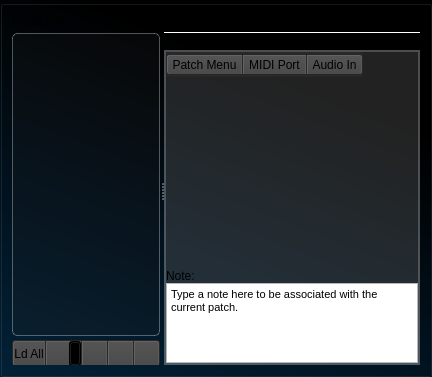
        <widget class="QWidget" name="PatchPage">
         <layout class="QGridLayout" name="gridLayout_9">
          <property name="leftMargin">
           <number>0</number>
          </property>
          <property name="topMargin">
           <number>0</number>
          </property>
          <property name="rightMargin">
           <number>0</number>
          </property>
          <property name="bottomMargin">
           <number>0</number>
          </property>
          <item row="0" column="0">
           <widget class="QGroupBox" name="groupBox_2">
            <property name="styleSheet">
             <string notr="true">QGroupBox{
	
	margin-top: 0ex;


	background-color: rgb(4, 59, 93);
	
	
	background-color: qlineargradient(spread:pad, x1:0, y1:1, x2:0.403, y2:0.0965909, stop:0 rgba(2, 33, 56, 255), stop:1 rgba(0, 0, 0, 255));
	
	
	border-top-color: qlineargradient(spread:pad, x1:1, y1:0, x2:0, y2:0, stop:0 rgba(70, 70, 70, 255), stop:1 rgba(59, 59, 59, 255));
	border-left-color: qlineargradient(spread:pad, x1:0, y1:1, x2:0, y2:0, stop:0 rgba(70, 70, 70, 255), stop:1 rgba(59, 59, 59, 255));
border-right-color: qlineargradient(spread:pad, x1:0, y1:1, x2:0, y2:0, stop:0 rgba(120, 120, 120, 255), stop:1 rgba(70, 70, 70, 255));
border-bottom-color: qlineargradient(spread:pad, x1:1, y1:0, x2:0, y2:0, stop:0 rgba(120, 120, 120, 255), stop:1 rgba(70, 70, 70, 255));
}</string>
            </property>
            <property name="title">
             <string/>
            </property>
            <layout class="QGridLayout" name="gridLayout_5">
             <item row="0" column="0">
              <widget class="QSplitter" name="splitter">
               <property name="orientation">
                <enum>Qt::Horizontal</enum>
               </property>
               <widget class="QWidget" name="layoutWidget">
                <layout class="QVBoxLayout" name="verticalLayout_2">
                 <property name="spacing">
                  <number>4</number>
                 </property>
                 <item>
                  <widget class="QLabel" name="label_PatchList">
                   <property name="text">
                    <string>Patch List</string>
                   </property>
                  </widget>
                 </item>
                 <item>
                  <widget class="QListWidget" name="listWidget_Patches">
                   <property name="sizePolicy">
                    <sizepolicy hsizetype="Preferred" vsizetype="Expanding">
                     <horstretch>0</horstretch>
                     <verstretch>0</verstretch>
                    </sizepolicy>
                   </property>
                   <property name="minimumSize">
                    <size>
                     <width>0</width>
                     <height>0</height>
                    </size>
                   </property>
                   <property name="baseSize">
                    <size>
                     <width>0</width>
                     <height>0</height>
                    </size>
                   </property>
                   <property name="styleSheet">
                    <string notr="true">QListView{
	background-color: rgba(38, 38, 38,50);
	border: 1px solid rgba(255, 255, 255,80);
	border-radius: 5px;
}</string>
                   </property>
                   <property name="dragEnabled">
                    <bool>false</bool>
                   </property>
                   <property name="dragDropMode">
                    <enum>QAbstractItemView::NoDragDrop</enum>
                   </property>
                  </widget>
                 </item>
                 <item>
                  <widget class="QFrame" name="frame_PatchListButtons">
                   <property name="sizePolicy">
                    <sizepolicy hsizetype="Maximum" vsizetype="Preferred">
                     <horstretch>0</horstretch>
                     <verstretch>0</verstretch>
                    </sizepolicy>
                   </property>
                   <property name="minimumSize">
                    <size>
                     <width>0</width>
                     <height>25</height>
                    </size>
                   </property>
                   <property name="maximumSize">
                    <size>
                     <width>16777215</width>
                     <height>25</height>
                    </size>
                   </property>
                   <property name="styleSheet">
                    <string notr="true">QFrame{
	background: rgb(40,40,40);
    padding: 1px;
	border-radius: 3px;
}

/* PUSH BUTTONS */

QPushButton{
	border-top: 1px solid rgb(100,100,100);
    border-left: 1px solid rgb(100,100,100);
    border-right: 1px solid rgb(90,90,90);
    border-bottom: 1px solid rgb(75,75,75);
	
	background-color: qlineargradient(spread:pad, x1:0, y1:1, x2:0, y2:0, stop:0 rgba(75, 75, 75, 255), stop:1 rgba(85,85,85, 255));

	border-radius: 2px;
}

QPushButton:hover{
	border-top: 1px solid rgb(100,100,100);
    border-left: 1px solid rgb(100,100,100);
    border-right: 1px solid rgb(90,90,90);
    border-bottom: 1px solid rgb(75,75,75);
	
	background-color: qlineargradient(spread:pad, x1:0, y1:1, x2:0, y2:0, stop:0 rgba(85,85,85, 255), stop:1 rgba(100,100,100, 255));

	border-radius: 2px;
}

QPushButton:pressed{
	border-top: 1px solid rgb(100,100,100);
    border-left: 1px solid rgb(100,100,100);
    border-right: 1px solid rgb(90,90,90);
    border-bottom: 1px solid rgb(75,75,75);
	
	background-color: qlineargradient(spread:pad, x1:0, y1:1, x2:0, y2:0, stop:0 rgba(50,50,50, 255), stop:1 rgba(65,65,65, 255));

	border-radius: 2px;
}

/* TOOL BUTTONS */

QToolButton{
	border-top: 1px solid rgb(100,100,100);
    border-left: 1px solid rgb(100,100,100);
    border-right: 1px solid rgb(90,90,90);
    border-bottom: 1px solid rgb(75,75,75);
	
	background-color: qlineargradient(spread:pad, x1:0, y1:1, x2:0, y2:0, stop:0 rgba(75, 75, 75, 255), stop:1 rgba(85,85,85, 255));

	border-radius: 2px;
}

QToolButton:hover{
	border-top: 1px solid rgb(100,100,100);
    border-left: 1px solid rgb(100,100,100);
    border-right: 1px solid rgb(90,90,90);
    border-bottom: 1px solid rgb(75,75,75);
	
	background-color: qlineargradient(spread:pad, x1:0, y1:1, x2:0, y2:0, stop:0 rgba(85,85,85, 255), stop:1 rgba(100,100,100, 255));

	border-radius: 2px;
}

QToolButton:pressed{
	border-top: 1px solid rgb(100,100,100);
    border-left: 1px solid rgb(100,100,100);
    border-right: 1px solid rgb(90,90,90);
    border-bottom: 1px solid rgb(75,75,75);
	
	background-color: qlineargradient(spread:pad, x1:0, y1:1, x2:0, y2:0, stop:0 rgba(50,50,50, 255), stop:1 rgba(65,65,65, 255));

	border-radius: 2px;
}</string>
                   </property>
                   <property name="frameShape">
                    <enum>QFrame::StyledPanel</enum>
                   </property>
                   <property name="frameShadow">
                    <enum>QFrame::Raised</enum>
                   </property>
                   <layout class="QGridLayout" name="gridLayout_23">
                    <property name="leftMargin">
                     <number>0</number>
                    </property>
                    <property name="topMargin">
                     <number>0</number>
                    </property>
                    <property name="rightMargin">
                     <number>0</number>
                    </property>
                    <property name="bottomMargin">
                     <number>0</number>
                    </property>
                    <property name="spacing">
                     <number>1</number>
                    </property>
                    <item row="0" column="4">
                     <widget class="QPushButton" name="pushButton_RemovePatch">
                      <property name="minimumSize">
                       <size>
                        <width>25</width>
                        <height>25</height>
                       </size>
                      </property>
                      <property name="maximumSize">
                       <size>
                        <width>25</width>
                        <height>25</height>
                       </size>
                      </property>
                      <property name="toolTip">
                       <string>Remove selected patch</string>
                      </property>
                      <property name="styleSheet">
                       <string notr="true">border-top-left-radius: 0;
border-bottom-left-radius: 0;</string>
                      </property>
                      <property name="text">
                       <string/>
                      </property>
                      <property name="icon">
                       <iconset resource="images.qrc">
                        <normaloff>:/icons/remove.png</normaloff>:/icons/remove.png</iconset>
                      </property>
                      <property name="iconSize">
                       <size>
                        <width>22</width>
                        <height>22</height>
                       </size>
                      </property>
                     </widget>
                    </item>
                    <item row="0" column="1">
                     <widget class="QToolButton" name="toolButton_AddPatch">
                      <property name="sizePolicy">
                       <sizepolicy hsizetype="Minimum" vsizetype="Fixed">
                        <horstretch>0</horstretch>
                        <verstretch>0</verstretch>
                       </sizepolicy>
                      </property>
                      <property name="minimumSize">
                       <size>
                        <width>35</width>
                        <height>25</height>
                       </size>
                      </property>
                      <property name="maximumSize">
                       <size>
                        <width>16000</width>
                        <height>25</height>
                       </size>
                      </property>
                      <property name="toolTip">
                       <string>Add Patch</string>
                      </property>
                      <property name="styleSheet">
                       <string notr="true">border-top-right-radius: 0;
border-bottom-right-radius: 0;
border-top-left-radius: 0;
border-bottom-left-radius: 0;</string>
                      </property>
                      <property name="text">
                       <string/>
                      </property>
                      <property name="icon">
                       <iconset resource="images.qrc">
                        <normaloff>:/icons/add.png</normaloff>:/icons/add.png</iconset>
                      </property>
                      <property name="iconSize">
                       <size>
                        <width>24</width>
                        <height>24</height>
                       </size>
                      </property>
                      <property name="popupMode">
                       <enum>QToolButton::MenuButtonPopup</enum>
                      </property>
                     </widget>
                    </item>
                    <item row="0" column="2">
                     <widget class="QPushButton" name="pushButton_PatchDown">
                      <property name="minimumSize">
                       <size>
                        <width>25</width>
                        <height>25</height>
                       </size>
                      </property>
                      <property name="maximumSize">
                       <size>
                        <width>25</width>
                        <height>25</height>
                       </size>
                      </property>
                      <property name="toolTip">
                       <string>Move selected patch down</string>
                      </property>
                      <property name="styleSheet">
                       <string notr="true">border-top-left-radius: 0;
border-bottom-left-radius: 0;
border-top-right-radius: 0;
border-bottom-right-radius: 0;</string>
                      </property>
                      <property name="text">
                       <string/>
                      </property>
                      <property name="icon">
                       <iconset resource="images.qrc">
                        <normaloff>:/icons/down.png</normaloff>:/icons/down.png</iconset>
                      </property>
                      <property name="iconSize">
                       <size>
                        <width>22</width>
                        <height>22</height>
                       </size>
                      </property>
                     </widget>
                    </item>
                    <item row="0" column="3">
                     <widget class="QPushButton" name="pushButton_PatchUp">
                      <property name="minimumSize">
                       <size>
                        <width>25</width>
                        <height>25</height>
                       </size>
                      </property>
                      <property name="maximumSize">
                       <size>
                        <width>25</width>
                        <height>25</height>
                       </size>
                      </property>
                      <property name="toolTip">
                       <string>Move selected patch up</string>
                      </property>
                      <property name="styleSheet">
                       <string notr="true">border-top-left-radius: 0;
border-bottom-left-radius: 0;
border-top-right-radius: 0;
border-bottom-right-radius: 0;</string>
                      </property>
                      <property name="text">
                       <string/>
                      </property>
                      <property name="icon">
                       <iconset resource="images.qrc">
                        <normaloff>:/icons/up.png</normaloff>:/icons/up.png</iconset>
                      </property>
                      <property name="iconSize">
                       <size>
                        <width>22</width>
                        <height>22</height>
                       </size>
                      </property>
                     </widget>
                    </item>
                    <item row="0" column="0">
                     <widget class="QPushButton" name="pushButton_LoadAll">
                      <property name="minimumSize">
                       <size>
                        <width>0</width>
                        <height>25</height>
                       </size>
                      </property>
                      <property name="maximumSize">
                       <size>
                        <width>16777215</width>
                        <height>25</height>
                       </size>
                      </property>
                      <property name="toolTip">
                       <string>Load all patches into memory</string>
                      </property>
                      <property name="styleSheet">
                       <string notr="true">border-top-right-radius: 0;
border-bottom-right-radius: 0;</string>
                      </property>
                      <property name="text">
                       <string>Ld All</string>
                      </property>
                     </widget>
                    </item>
                   </layout>
                  </widget>
                 </item>
                </layout>
               </widget>
               <widget class="QWidget" name="layoutWidget">
                <layout class="QVBoxLayout" name="verticalLayout_4">
                 <property name="spacing">
                  <number>0</number>
                 </property>
                 <item>
                  <layout class="QVBoxLayout" name="verticalLayout_3">
                   <item>
                    <widget class="QLineEdit" name="lineEdit_ProjectName">
                     <property name="styleSheet">
                      <string notr="true">background-color: rgba(255, 255, 255, 0);
font: 14pt &quot;Lucida Sans&quot;;
border: 0pt;</string>
                     </property>
                     <property name="text">
                      <string>Project</string>
                     </property>
                     <property name="alignment">
                      <set>Qt::AlignCenter</set>
                     </property>
                    </widget>
                   </item>
                   <item>
                    <widget class="Line" name="line">
                     <property name="styleSheet">
                      <string notr="true">background-color: rgba(0,0,0,0);
color: white;</string>
                     </property>
                     <property name="frameShadow">
                      <enum>QFrame::Plain</enum>
                     </property>
                     <property name="orientation">
                      <enum>Qt::Horizontal</enum>
                     </property>
                    </widget>
                   </item>
                   <item>
                    <widget class="QLineEdit" name="lineEdit_PatchName">
                     <property name="styleSheet">
                      <string notr="true">background-color: rgba(255, 255, 255, 0);
font: 16pt &quot;Lucida Sans&quot;;
border: 0pt;</string>
                     </property>
                     <property name="text">
                      <string>Patch</string>
                     </property>
                     <property name="alignment">
                      <set>Qt::AlignCenter</set>
                     </property>
                    </widget>
                   </item>
                  </layout>
                 </item>
                 <item>
                  <widget class="QStackedWidget" name="stackedWidget_patchLayers">
                   <property name="currentIndex">
                    <number>0</number>
                   </property>
                   <widget class="QWidget" name="page_patchLayers">
                    <layout class="QGridLayout" name="gridLayout_4">
                     <property name="leftMargin">
                      <number>0</number>
                     </property>
                     <property name="topMargin">
                      <number>0</number>
                     </property>
                     <property name="rightMargin">
                      <number>0</number>
                     </property>
                     <property name="bottomMargin">
                      <number>0</number>
                     </property>
                     <property name="horizontalSpacing">
                      <number>0</number>
                     </property>
                     <item row="0" column="0">
                      <widget class="QGroupBox" name="groupBox_PatchLayers">
                       <property name="styleSheet">
                        <string notr="true">QGroupBox{
	background-color:  rgba(107, 107, 107, 80);
	border: 2px solid;
	border-color: rgba(255,255,255,50);
}</string>
                       </property>
                       <property name="title">
                        <string/>
                       </property>
                       <layout class="QGridLayout" name="gridLayout">
                        <property name="leftMargin">
                         <number>0</number>
                        </property>
                        <property name="topMargin">
                         <number>0</number>
                        </property>
                        <property name="rightMargin">
                         <number>0</number>
                        </property>
                        <property name="bottomMargin">
                         <number>0</number>
                        </property>
                        <property name="spacing">
                         <number>0</number>
                        </property>
                        <item row="3" column="0">
                         <widget class="QTextBrowser" name="textBrowser_patchNote">
                          <property name="maximumSize">
                           <size>
                            <width>16777215</width>
                            <height>80</height>
                           </size>
                          </property>
                          <property name="readOnly">
                           <bool>false</bool>
                          </property>
                          <property name="html">
                           <string>&lt;!DOCTYPE HTML PUBLIC &quot;-//W3C//DTD HTML 4.0//EN&quot; &quot;http://www.w3.org/TR/REC-html40/strict.dtd&quot;&gt;
&lt;html&gt;&lt;head&gt;&lt;meta name=&quot;qrichtext&quot; content=&quot;1&quot; /&gt;&lt;style type=&quot;text/css&quot;&gt;
p, li { white-space: pre-wrap; }
&lt;/style&gt;&lt;/head&gt;&lt;body style=&quot; font-family:'Lucida Sans'; font-size:8pt; font-weight:400; font-style:normal;&quot;&gt;
&lt;p style=&quot; margin-top:0px; margin-bottom:0px; margin-left:0px; margin-right:0px; -qt-block-indent:0; text-indent:0px;&quot;&gt;Type a note here to be associated with the current patch.&lt;/p&gt;&lt;/body&gt;&lt;/html&gt;</string>
                          </property>
                         </widget>
                        </item>
                        <item row="0" column="0">
                         <widget class="QFrame" name="frame_20">
                          <property name="sizePolicy">
                           <sizepolicy hsizetype="Maximum" vsizetype="Preferred">
                            <horstretch>0</horstretch>
                            <verstretch>0</verstretch>
                           </sizepolicy>
                          </property>
                          <property name="minimumSize">
                           <size>
                            <width>0</width>
                            <height>25</height>
                           </size>
                          </property>
                          <property name="maximumSize">
                           <size>
                            <width>16777215</width>
                            <height>25</height>
                           </size>
                          </property>
                          <property name="styleSheet">
                           <string notr="true">QFrame{
	background: rgb(40,40,40);
    padding: 1px;
	border-radius: 3px;
}

/* PUSH BUTTONS */

QPushButton{
	border-top: 1px solid rgb(100,100,100);
    border-left: 1px solid rgb(100,100,100);
    border-right: 1px solid rgb(90,90,90);
    border-bottom: 1px solid rgb(75,75,75);
	
	background-color: qlineargradient(spread:pad, x1:0, y1:1, x2:0, y2:0, stop:0 rgba(75, 75, 75, 255), stop:1 rgba(85,85,85, 255));

	border-radius: 2px;
}

QPushButton:hover{
	border-top: 1px solid rgb(100,100,100);
    border-left: 1px solid rgb(100,100,100);
    border-right: 1px solid rgb(90,90,90);
    border-bottom: 1px solid rgb(75,75,75);
	
	background-color: qlineargradient(spread:pad, x1:0, y1:1, x2:0, y2:0, stop:0 rgba(85,85,85, 255), stop:1 rgba(100,100,100, 255));

	border-radius: 2px;
}

QPushButton:pressed{
	border-top: 1px solid rgb(100,100,100);
    border-left: 1px solid rgb(100,100,100);
    border-right: 1px solid rgb(90,90,90);
    border-bottom: 1px solid rgb(75,75,75);
	
	background-color: qlineargradient(spread:pad, x1:0, y1:1, x2:0, y2:0, stop:0 rgba(50,50,50, 255), stop:1 rgba(65,65,65, 255));

	border-radius: 2px;
}

/* TOOL BUTTONS */

QToolButton{
	border-top: 1px solid rgb(100,100,100);
    border-left: 1px solid rgb(100,100,100);
    border-right: 1px solid rgb(90,90,90);
    border-bottom: 1px solid rgb(75,75,75);
	
	background-color: qlineargradient(spread:pad, x1:0, y1:1, x2:0, y2:0, stop:0 rgba(75, 75, 75, 255), stop:1 rgba(85,85,85, 255));

	border-radius: 2px;
}

QToolButton:hover{
	border-top: 1px solid rgb(100,100,100);
    border-left: 1px solid rgb(100,100,100);
    border-right: 1px solid rgb(90,90,90);
    border-bottom: 1px solid rgb(75,75,75);
	
	background-color: qlineargradient(spread:pad, x1:0, y1:1, x2:0, y2:0, stop:0 rgba(85,85,85, 255), stop:1 rgba(100,100,100, 255));

	border-radius: 2px;
}

QToolButton:pressed{
	border-top: 1px solid rgb(100,100,100);
    border-left: 1px solid rgb(100,100,100);
    border-right: 1px solid rgb(90,90,90);
    border-bottom: 1px solid rgb(75,75,75);
	
	background-color: qlineargradient(spread:pad, x1:0, y1:1, x2:0, y2:0, stop:0 rgba(50,50,50, 255), stop:1 rgba(65,65,65, 255));

	border-radius: 2px;
}</string>
                          </property>
                          <property name="frameShape">
                           <enum>QFrame::StyledPanel</enum>
                          </property>
                          <property name="frameShadow">
                           <enum>QFrame::Raised</enum>
                          </property>
                          <layout class="QGridLayout" name="gridLayout_25">
                           <property name="leftMargin">
                            <number>0</number>
                           </property>
                           <property name="topMargin">
                            <number>0</number>
                           </property>
                           <property name="rightMargin">
                            <number>0</number>
                           </property>
                           <property name="bottomMargin">
                            <number>0</number>
                           </property>
                           <property name="spacing">
                            <number>1</number>
                           </property>
                           <item row="0" column="0">
                            <widget class="QToolButton" name="toolButton_SavePatch">
                             <property name="sizePolicy">
                              <sizepolicy hsizetype="Minimum" vsizetype="Fixed">
                               <horstretch>0</horstretch>
                               <verstretch>0</verstretch>
                              </sizepolicy>
                             </property>
                             <property name="styleSheet">
                              <string notr="true">border-top-right-radius: 0;
border-bottom-right-radius: 0;
</string>
                             </property>
                             <property name="text">
                              <string>Patch Menu</string>
                             </property>
                             <property name="popupMode">
                              <enum>QToolButton::InstantPopup</enum>
                             </property>
                             <property name="toolButtonStyle">
                              <enum>Qt::ToolButtonTextBesideIcon</enum>
                             </property>
                             <property name="arrowType">
                              <enum>Qt::NoArrow</enum>
                             </property>
                            </widget>
                           </item>
                           <item row="0" column="1">
                            <widget class="QToolButton" name="toolButton_layer_AddMidiPort">
                             <property name="sizePolicy">
                              <sizepolicy hsizetype="Minimum" vsizetype="Fixed">
                               <horstretch>0</horstretch>
                               <verstretch>0</verstretch>
                              </sizepolicy>
                             </property>
                             <property name="toolTip">
                              <string>Add MIDI output port layer to patch</string>
                             </property>
                             <property name="styleSheet">
                              <string notr="true">border-top-left-radius: 0;
border-bottom-left-radius: 0;
border-top-right-radius: 0;
border-bottom-right-radius: 0;</string>
                             </property>
                             <property name="text">
                              <string>MIDI Port</string>
                             </property>
                             <property name="popupMode">
                              <enum>QToolButton::InstantPopup</enum>
                             </property>
                             <property name="toolButtonStyle">
                              <enum>Qt::ToolButtonTextBesideIcon</enum>
                             </property>
                             <property name="arrowType">
                              <enum>Qt::NoArrow</enum>
                             </property>
                            </widget>
                           </item>
                           <item row="0" column="2">
                            <widget class="QToolButton" name="toolButton_layer_AddAudioInput">
                             <property name="sizePolicy">
                              <sizepolicy hsizetype="Minimum" vsizetype="Fixed">
                               <horstretch>0</horstretch>
                               <verstretch>0</verstretch>
                              </sizepolicy>
                             </property>
                             <property name="toolTip">
                              <string>Add audio input port layer to patch</string>
                             </property>
                             <property name="styleSheet">
                              <string notr="true">border-top-left-radius: 0;
border-bottom-left-radius: 0;</string>
                             </property>
                             <property name="text">
                              <string>Audio In</string>
                             </property>
                             <property name="popupMode">
                              <enum>QToolButton::InstantPopup</enum>
                             </property>
                             <property name="toolButtonStyle">
                              <enum>Qt::ToolButtonTextBesideIcon</enum>
                             </property>
                             <property name="arrowType">
                              <enum>Qt::NoArrow</enum>
                             </property>
                            </widget>
                           </item>
                          </layout>
                         </widget>
                        </item>
                        <item row="1" column="0">
                         <widget class="QListWidget" name="listWidget_Layers">
                          <property name="styleSheet">
                           <string notr="true">QListView{
	background-color:  rgba(107, 107, 107, 0);
	border: 0px solid;
	border-color: rgba(255,255,255,50);
}</string>
                          </property>
                          <property name="verticalScrollMode">
                           <enum>QAbstractItemView::ScrollPerPixel</enum>
                          </property>
                         </widget>
                        </item>
                        <item row="2" column="0">
                         <widget class="QLabel" name="label_21">
                          <property name="text">
                           <string>Note:</string>
                          </property>
                         </widget>
                        </item>
                       </layout>
                       <zorder>listWidget_Layers</zorder>
                       <zorder>frame_20</zorder>
                       <zorder>textBrowser_patchNote</zorder>
                       <zorder>label_21</zorder>
                      </widget>
                     </item>
                    </layout>
                   </widget>
                   <widget class="QWidget" name="page_notPatchLayers">
                    <layout class="QGridLayout" name="gridLayout_11">
                     <item row="0" column="0">
                      <widget class="QLabel" name="label_3">
                       <property name="text">
                        <string>Select a patch or create a new one</string>
                       </property>
                       <property name="alignment">
                        <set>Qt::AlignCenter</set>
                       </property>
                      </widget>
                     </item>
                    </layout>
                   </widget>
                  </widget>
                 </item>
                </layout>
               </widget>
              </widget>
             </item>
            </layout>
           </widget>
          </item>
         </layout>
        </widget>
